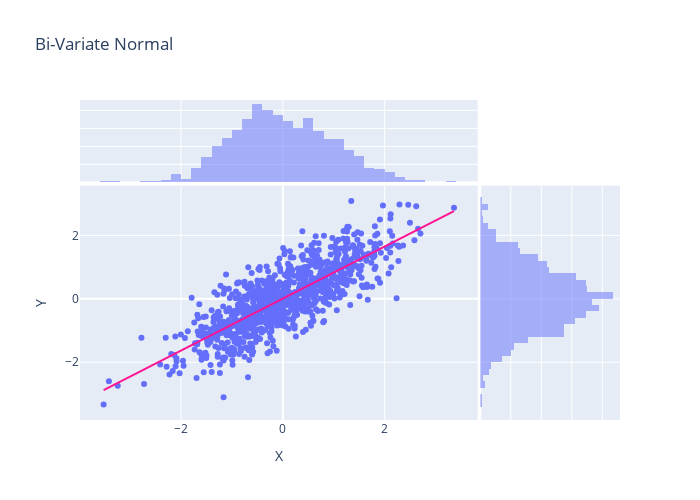

Source (notebook cell):
### Markdown cell above
The correlation is plotted as the following:

### Code cell
fig = px.scatter(norm_data, x = 'X', y='Y', width=700, height=500, trendline='ols', trendline_color_override='DeepPink', marginal_x='histogram', marginal_y='histogram', title='Bi-Variate Normal')
fig.show()

### Figure 1 — Plotly figure (JSON) as saved in the notebook; plotly's stock layout.template omitted (floating-point values rounded to 4 significant figures; data arrays with more than 128 entries replaced by an {"elided": "..."} marker saying what was removed)
{"data": [{"hovertemplate": "X=%{x}<br>Y=%{y}<extra></extra>", "legendgroup": "", "marker": {"color": "#636efa", "symbol": "circle"}, "mode": "markers", "name": "", "orientation": "v", "showlegend": false, "type": "scatter", "x": {"elided": "1000 float values"}, "xaxis": "x", "y": {"elided": "1000 float values"}, "yaxis": "y"}, {"alignmentgroup": "True", "bingroup": "x", "hovertemplate": "X=%{x}<br>count=%{y}<extra></extra>", "legendgroup": "", "marker": {"color": "#636efa"}, "name": "", "offsetgroup": "", "opacity": 0.5, "showlegend": false, "type": "histogram", "x": {"elided": "1000 float values"}, "xaxis": "x3", "yaxis": "y3"}, {"alignmentgroup": "True", "bingroup": "y", "hovertemplate": "Y=%{y}<br>count=%{x}<extra></extra>", "legendgroup": "", "marker": {"color": "#636efa"}, "name": "", "offsetgroup": "", "opacity": 0.5, "showlegend": false, "type": "histogram", "xaxis": "x2", "y": {"elided": "1000 float values"}, "yaxis": "y2"}, {"hovertemplate": "<b>OLS trendline</b><br>Y = 0.820475 * X + 0.00947222<br>R<sup>2</sup>=0.645694<br><br>X=%{x}<br>Y=%{y} <b>(trend)</b><extra></extra>", "legendgroup": "", "line": {"color": "DeepPink"}, "marker": {"color": "#636efa", "symbol": "circle"}, "mode": "lines", "name": "", "showlegend": false, "type": "scatter", "x": {"elided": "1000 float values"}, "xaxis": "x", "y": {"elided": "1000 float values"}, "yaxis": "y"}], "layout": {"barmode": "overlay", "height": 500, "legend": {"tracegroupgap": 0}, "title": {"text": "Bi-Variate Normal"}, "width": 700, "xaxis": {"anchor": "y", "domain": [0, 0.7363], "title": {"text": "X"}}, "xaxis2": {"anchor": "y2", "domain": [0.7413, 1], "matches": "x2", "showgrid": true, "showline": false, "showticklabels": false, "ticks": ""}, "xaxis3": {"anchor": "y3", "domain": [0, 0.7363], "matches": "x", "showgrid": true, "showticklabels": false}, "xaxis4": {"anchor": "y4", "domain": [0.7413, 1], "matches": "x2", "showgrid": true, "showline": false, "showticklabels": false, "ticks": ""}, "yaxis": {"anchor": "x", "domain": [0, 0.7326], "title": {"text": "Y"}}, "yaxis2": {"anchor": "x2", "domain": [0, 0.7326], "matches": "y", "showgrid": true, "showticklabels": false}, "yaxis3": {"anchor": "x3", "domain": [0.7426, 1], "matches": "y3", "showgrid": true, "showline": false, "showticklabels": false, "ticks": ""}, "yaxis4": {"anchor": "x4", "domain": [0.7426, 1], "matches": "y3", "showgrid": true, "showline": false, "showticklabels": false, "ticks": ""}}}
